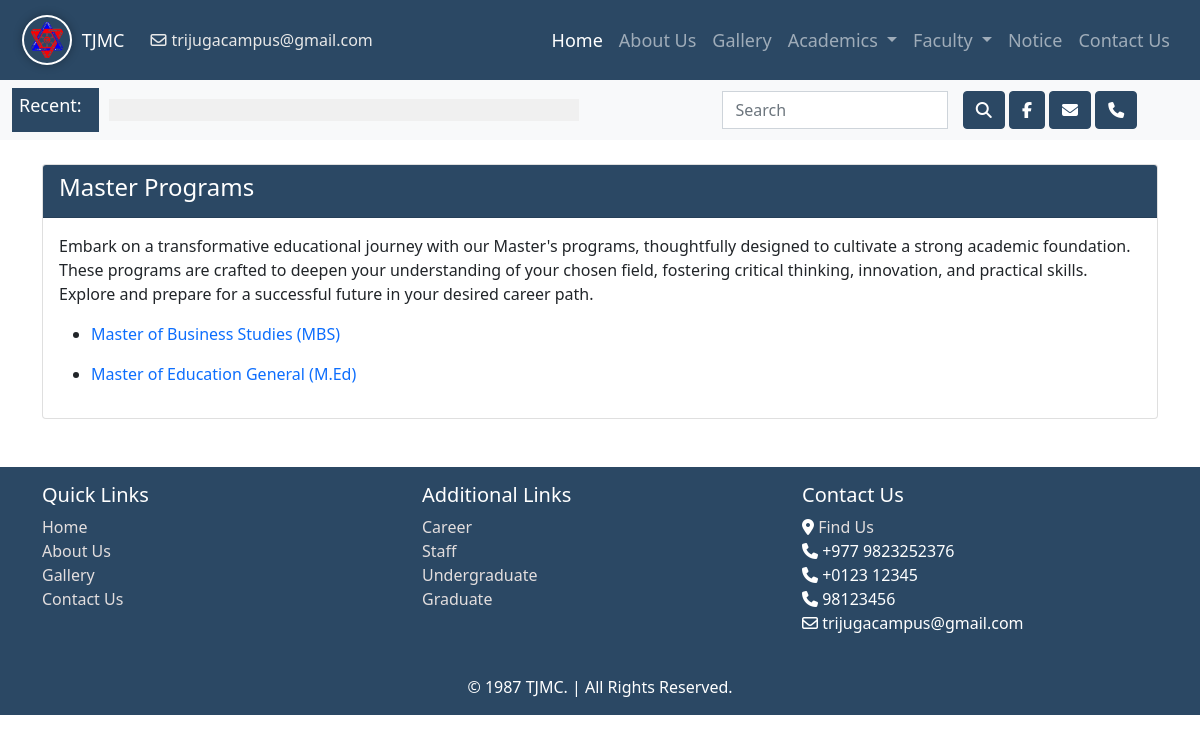
Screenshot of /master with the database file from the repository.
### app_crud/models.py (models this page shows, shortened)
class MasterProgram(models.Model):
    course_title = models.CharField(max_length=100, default ='SomeDefaultTitle')
    course_description = models.CharField(max_length=2000, default='SomeDefaultDescription')
    affiliation = models.CharField(max_length=100, null=True, default='TU')
    duration = models.CharField(max_length=300, default='SomeDefaultDuration')
    eligibility = models.CharField(max_length=300, default='SomeDefaultDuration')
    career = models.CharField(max_length=1000, default='DefaultCareer')
    course_summary = models.CharField(max_length=2000, default='DefaultSummary')
    course_file = models.FileField(upload_to='master_files/', null=True, blank=True)

### app_crud/views.py (the view)
# urls.py: path('master', master_course, name='master'),
def master_course(request, id=None):
    master_course_data = MasterProgram.objects.all()
    master_course_data_details = None
    if id is not None:
        master_course_data_details = get_object_or_404(MasterProgram, id=id)
        context = {
            'master_course_data_details':master_course_data_details
        }
        return render(request, 'master_details.html', context)
    context = {
        'master_course_data':master_course_data
    }
    return render(request, 'master.html', context)

### app_crud/context_processors.py (called while the page is built)
def contact_numbers(request):
    contact_numbers = ContactNumber.objects.values_list('phone_number', flat=True)
    admission_numbers = AdmissionNumber.objects.values_list('admission_number', flat=True)
    context={
        'contact_numbers': contact_numbers,
        'admission_numbers': admission_numbers
    }
    return (context)

### app_crud/templates/master.html (shortened to what this page needs)
{% extends "nav.html" %}
{% block content %}
<div class="container mt-4 mb-4">
    <div class="card">
      <div class="card-header  text-white" style="background-color: #2b4864;">
        <h4> Master Programs</h4>
      </div>
      <div class="card-body">
        <p class="card-text">Embark on a transformative educational journey with our Master's programs, thoughtfully designed to cultivate a strong academic foundation. These programs are crafted to deepen your understanding of your chosen field, fostering critical thinking, innovation, and practical skills. Explore and prepare for a successful future in your desired career path.</p>
       {% for master in  master_course_data %}
        <ul>
            <li>
                <a href="{% url 'master_details' id=master.id %}">
                   {{ master.course_title }}
                </a>
            </li>
        </ul>
        {% endfor %}
      </div>
    </div>
</div>
{% endblock %}

### app_crud/templates/master.html (style rules this page uses)
a { text-decoration: none; }

### rows the page displays
MasterProgram: course_title "Master of Business Studies (MBS)"
MasterProgram: course_title "Master of Education General (M.Ed)"

### other values shown
{{ phone_number }} "+977 9823252376" "+0123 12345" "98123456"
